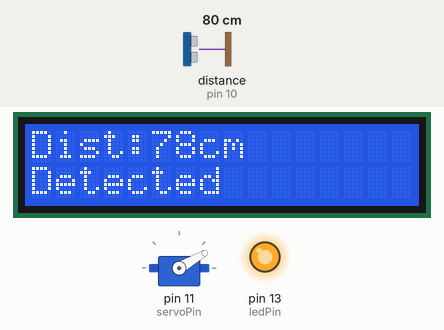
Simulated run of this sketch. Board: Arduino Uno, built with avr-gcc and run on an emulated ATmega328P. Shown: servo, 16×2 character LCD, output pins drawn as LEDs (lit = HIGH). Wiring (inferred from the names in the program): ultrasonic range finder: trigger pin 9; echo pin 10. The inputs (shaded band) are chosen by the test bench; at power-on: distance to the obstacle (sensor on pin 10) 80 cm. The echo pulse lasts 58.3 µs per cm; pins used as bus, display or sensor lines are not drawn; what the sketch prints to the serial monitor is not drawn.

Above: at 2.77 s.
2.8 s: distance to the obstacle (sensor on pin 10) set to 98 cm
At 3.17 s:
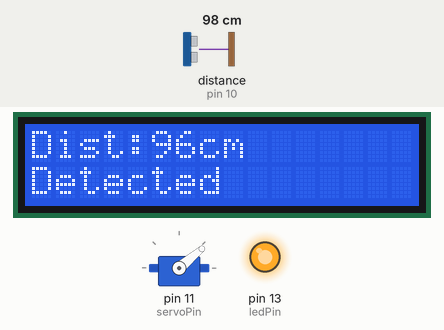
4.4 s: distance to the obstacle (sensor on pin 10) set to 106 cm
At 4.56 s:
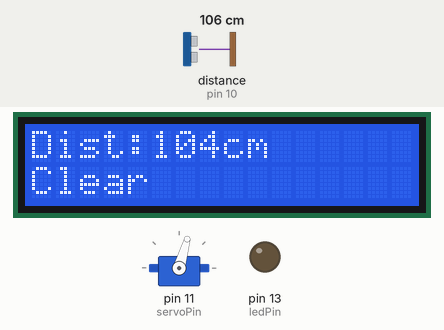
6.0 s: distance to the obstacle (sensor on pin 10) set to 2 cm
At 6.18 s:
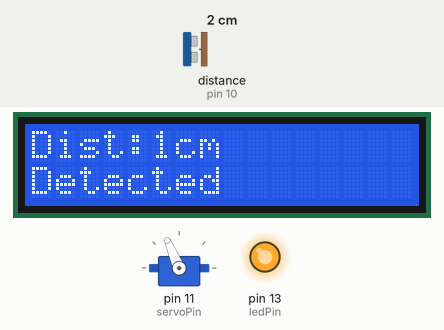
7.6 s: distance to the obstacle (sensor on pin 10) set to 120 cm
At 8.97 s:
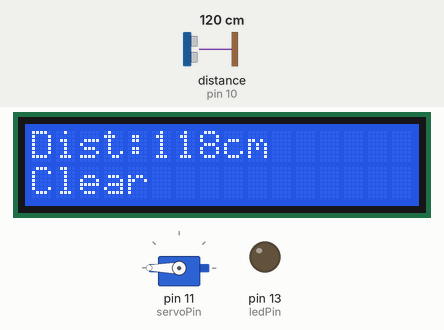
9.3 s: distance to the obstacle (sensor on pin 10) set to 4 cm
At 9.47 s:
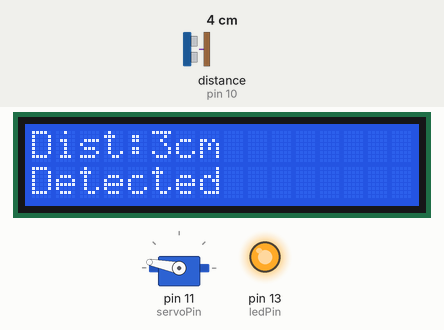
10.9 s: distance to the obstacle (sensor on pin 10) set to 250 cm
At 11.07 s:
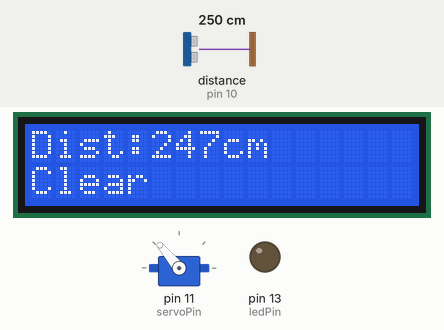
Timing chart, 0 to 16.0 s (numbered marks = the images above; inputs shaded):
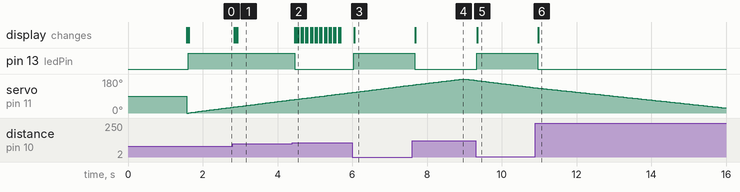

Measured:
- the behaviour switches between 101 and 102 cm on distance to the obstacle (sensor on pin 10) (found by bisection; images 1 and 2)
- after the input at 2.8 s, the display: changes at once (image 1)
- after the input at 4.4 s, pin 13 (ledPin): HIGH → LOW after 0.06 s; the display: changes after 0.07 s (image 2)
- after the input at 6.0 s, pin 13 (ledPin): LOW → HIGH after 0.05 s; the display: changes after 0.06 s (image 3)
- after the input at 7.6 s, pin 13 (ledPin): HIGH → LOW after 0.07 s; the display: changes after 0.08 s (image 4)
- after the input at 9.3 s, pin 13 (ledPin): LOW → HIGH at once; the display: changes at once (image 5)
- after the input at 10.9 s, pin 13 (ledPin): HIGH → LOW after 0.06 s; the display: changes after 0.07 s (image 6)

The sketch:

RadarSystem.ino
```cpp
#include <Servo.h>
#include <Adafruit_LiquidCrystal.h>

// Pin definitions
const int trigPin = 9;
const int echoPin = 10;
const int ledPin = 13;
const int servoPin = 11;

// Servo setup
Servo myServo;

// LCD setup (I2C address 0x27 — adjust if needed)
Adafruit_LiquidCrystal lcd(0x27);

// Global variables
long duration;
int distance;

void setup() {
  Serial.begin(9600);
  pinMode(trigPin, OUTPUT);
  pinMode(echoPin, INPUT);
  pinMode(ledPin, OUTPUT);
  myServo.attach(servoPin);

// Initialize the LCD
  lcd.begin(16, 2);
  lcd.print("Radar System");
  delay(1500);
  lcd.clear();
}

void loop() {
  // Sweep from 0° to 180°
  for (int pos = 0; pos <= 180; pos++) {
    myServo.write(pos);
    delay(10);
    measureDistance();
    displayInfo(pos);
    checkLED();
  }

  // Sweep back from 180° to 0°
  for (int pos = 180; pos >= 0; pos--) {
    myServo.write(pos);
    delay(10);
    measureDistance();
    displayInfo(pos);
    checkLED();
  }
}

void measureDistance() {
  digitalWrite(trigPin, LOW);
  delayMicroseconds(2);
  digitalWrite(trigPin, HIGH);
  delayMicroseconds(10);
  digitalWrite(trigPin, LOW);
  duration = pulseIn(echoPin, HIGH);
  distance = duration * 0.034 / 2;
}

void checkLED() {
  if (distance > 0 && distance < 100) {
    digitalWrite(ledPin, HIGH);
  } else {
    digitalWrite(ledPin, LOW);
  }
}

void displayInfo(int angle) {
  // Serial output
  Serial.print("Position: ");
  Serial.print(angle);
  Serial.print(" degrees, Distance: ");
  Serial.print(distance);
  Serial.println(" cm");

  lcd.setCursor(0, 0);
  lcd.print("Dist:");
  lcd.print(distance);
  lcd.print("cm   "); // Extra spaces to clear old digits

  lcd.setCursor(0, 1);
  if (distance > 0 && distance < 100) {
    lcd.print("Detected ");
  } else {
    lcd.print("Clear    ");
  }
}
```
